Frame 1 (no input): blank canvas, image omitted
Frame 60 (the mouse pressed at the canvas centre just before this capture): blank canvas, image omitted
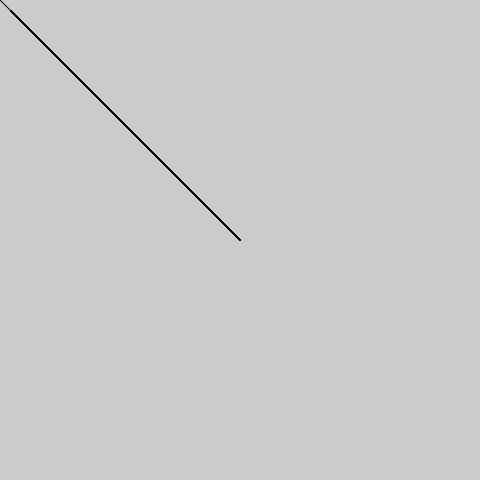
Frame 120 (the mouse held since frame 60 and released just before this capture)

The Processing sketch whose frames 1 and 60 were blank and that drew this single picture after the mouse press (run headless with seeded random() and noise(); from frame 60 on, the mouse is pressed at the canvas centre):

// Processing sketch: processing_89529
// ── processing_89529.pde

/*
  EX2_Draw
  Quinton Statucki
  January 29, 2013
  
  This is an interactive drawing program that draws straight
  lines from thetop left corner to where ever your mouse is.
*/ 


void setup(){
  size(480, 480);
  smooth();
}
void draw(){
  //Draw a line with my mouse while i have the button request
  //background(255);
  
  if (mousePressed== true){ //change the color when i click the mouse
  line(pmouseX, pmouseY,10,10);
  }
} 

void mouseReleased(){
stroke(random (0,225), random (0,255), random (0,255),120);
  }
